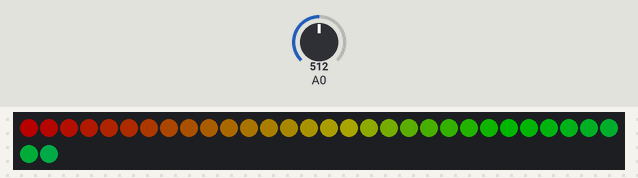
Bench run of a sketch on a simulated Arduino Uno, built with avr-gcc and run on an emulated ATmega328P. Shown: 32 RGB LEDs in strip order, left to right, continuing on the next row. The inputs (shaded band) are chosen by the test bench; at power-on: A0 = 512. Dim RGB values are drawn brighter than linear; random numbers use the default seed unless the sketch sets one.

Above: at 1.7 s.
At 4.57 s:
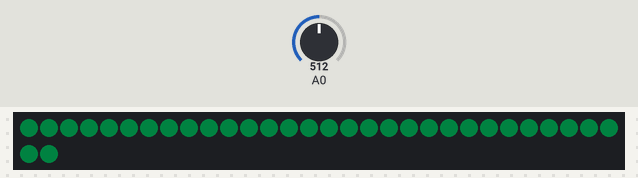
At 9.31 s:
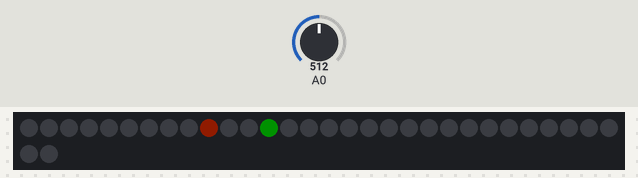
At 13.01 s:
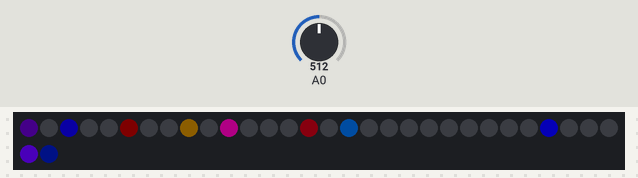
At 21.63 s:
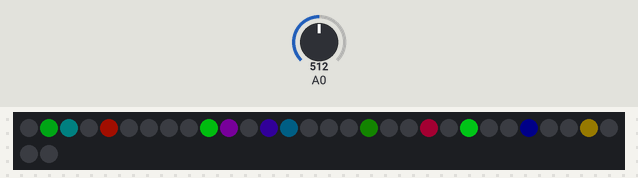
At 38.81 s:
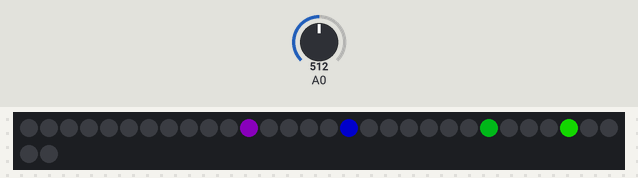

Measured:
- what the display in image 0 shows lasts 2.0 s, from 1.7 s to 3.7 s

The sketch:

hat2.ino
```cpp
#include "Arduino.h"
#include <stdlib.h>
#include <FastLED.h>
// Was built against version 3.1

#define LEDPIN 17
#define LEDCOUNT 32

CRGB leds[LEDCOUNT+1];

///////////// Test sequence ////////////
void boot_up() {
  int hue;
  for (int i=0; i < LEDCOUNT; i++) {
    hue = (i * 4)%256;
    leds[i] = CHSV(hue, 255, 128);
    FastLED.show();
    delay(20);
  }
  delay(2000);
}

inline CRGB rand_new_star(int chance) {
  if (random16(1000) > chance) {
    return CRGB::Black;
  }

  //int hue = random8(159, 255);
  int hue = random8(0, 255);

  int brightness = random8(128,255);

  return CHSV( hue, 255, brightness);
}

////////////////// Warp sequence ////////////////

#define MINSPEED 1
#define MAXSPEED 40
void warpspeed(bool decelerate) {
  unsigned long initialtime, idletime, maxspeed, endpoint, cTime;
  int speed;

  // fill_solid( leds, LEDCOUNT, CRGB::Black ); // yellow
  // Maybe scatter a few random stars around first?

  initialtime = millis();
  idletime = initialtime + 10L*1000L;
  maxspeed = initialtime + 15L*1000L;
  endpoint = maxspeed + 5L*1000L;

  cTime = millis();
  while (cTime < endpoint) {
    // Shift all points away from us, by one:
    for (int i=LEDCOUNT; i > 0; i--) {
      leds[i] = leds[i-1];
    }

    // Set end point to new random setting:
    leds[0] = rand_new_star(100);

    FastLED.show();

    if (cTime <= idletime) {
      speed = 0;
    }
    else if (cTime >= maxspeed && cTime < endpoint) {
      speed = MAXSPEED;
    }
    else if (cTime < maxspeed) {
      speed = MAXSPEED * (cTime - initialtime) / (maxspeed - initialtime);
    }

    if (decelerate) {
      FastLED.delay(45 - (MAXSPEED-speed));
    }
    else {
      FastLED.delay(45 - speed);
    }

    cTime = millis();
  }
}

/////////////// Pulse effect /////////////

void pulse(int hue, int times) {
  int bright;

  for (int i=0; i < times; i++) {
    for (bright=0; bright <= 255; bright++) {
      fill_solid( leds, LEDCOUNT, CHSV( hue, 255, ease8InOutCubic(bright) ) );
      FastLED.show();
      FastLED.delay(9);
    }

    FastLED.delay(100);

    for (bright=255; bright >= 0; bright--) {
      if (bright%4 == 0 && hue > 0) { hue--; } // fade to different colour
      fill_solid( leds, LEDCOUNT, CHSV( hue, 255, ease8InOutCubic(bright) ) );
      FastLED.show();
      FastLED.delay(5);
    }

    if (times > 0) {
      FastLED.delay(500);
    }

  }
}

/////////// Twinkle effect /////////////
typedef struct {
  int16_t current;
  int16_t target;
  int8_t rate;
  uint8_t hue;
} TwinkleStars;

TwinkleStars tStars[LEDCOUNT];

// Chance of starting a new twinkle (per tick, which is ~20ms)
inline bool rand_new_led() {
  return (random16(1000) < 7);
}

void twinkle_iter() {
  for (int i=0; i < LEDCOUNT; i++) {
    if (tStars[i].current == 0) {
      int h = random16(0,255);

      if (rand_new_led()) {
        tStars[i].current = 1;
        tStars[i].rate = random8(3,8);
        tStars[i].target = random8(96,255);
        tStars[i].hue = h;
      }
    }
    else {
      tStars[i].current += tStars[i].rate;
      if (tStars[i].current <= 0) {
        tStars[i].current = 0;
      }
      else if (tStars[i].current > tStars[i].target) {
        tStars[i].current = tStars[i].target;
        tStars[i].rate = -tStars[i].rate;
      }
    }
  }

  for (int i=0; i < LEDCOUNT; i++) {
    leds[i] = CHSV(tStars[i].hue, 255, tStars[i].current);
  }

  FastLED.show();

  FastLED.delay(20);
}

void twinkle(unsigned long duration) {
  unsigned long endpoint = millis() + duration;

  for (int i=0; i < LEDCOUNT; i++) {
    tStars[i].current = 0;
    tStars[i].target = 0;
  }

  while (millis() < endpoint) {
    twinkle_iter();
  }

  // TODO: Fade all out.
  // Or not.. if left in, the warp mode works nicely.
}

/////////////////////////////////

void setup() {
  delay(1000);
  randomSeed(analogRead(0));
  random16_set_seed(analogRead(0));

  FastLED.addLeds<NEOPIXEL, LEDPIN>(leds, LEDCOUNT);

  // set to blank
  for (int i=0; i < LEDCOUNT; i++) {
    leds[i].setRGB(0,0,0);
  }

  FastLED.show();

  boot_up();
}


void loop() {
  pulse(random8(64,255), 1);
  twinkle(20000L);
  warpspeed(false);
  pulse(random8(64,255), 1);
  FastLED.setBrightness(48);
  pulse(0, 8);
  FastLED.setBrightness(255);
}
```
